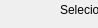
     <widget class="QWidget" name="page_10">
      <property name="geometry">
       <rect>
        <x>0</x>
        <y>0</y>
        <width>98</width>
        <height>28</height>
       </rect>
      </property>
      <attribute name="label">
       <string>PRODUTOR -&gt; PRODUTO</string>
      </attribute>
      <widget class="QPushButton" name="atual_prod_produtor_pushButton">
       <property name="geometry">
        <rect>
         <x>10</x>
         <y>260</y>
         <width>231</width>
         <height>27</height>
        </rect>
       </property>
       <property name="text">
        <string>Atualizar produto</string>
       </property>
      </widget>
      <widget class="QLabel" name="label_40">
       <property name="geometry">
        <rect>
         <x>60</x>
         <y>0</y>
         <width>141</width>
         <height>20</height>
        </rect>
       </property>
       <property name="text">
        <string>Selecionar produtor</string>
       </property>
      </widget>
      <widget class="QLabel" name="label_36">
       <property name="geometry">
        <rect>
         <x>10</x>
         <y>210</y>
         <width>121</width>
         <height>20</height>
        </rect>
       </property>
       <property name="text">
        <string>Inicio da producao</string>
       </property>
      </widget>
      <widget class="QComboBox" name="prod_produtor_comboBox_2">
       <property name="geometry">
        <rect>
         <x>10</x>
         <y>130</y>
         <width>231</width>
         <height>27</height>
        </rect>
       </property>
      </widget>
      <widget class="QDateEdit" name="prod_fim_dateEdit_2">
       <property name="geometry">
        <rect>
         <x>140</x>
         <y>230</y>
         <width>91</width>
         <height>27</height>
        </rect>
       </property>
      </widget>
      <widget class="QLabel" name="label_37">
       <property name="geometry">
        <rect>
         <x>10</x>
         <y>90</y>
         <width>231</width>
         <height>20</height>
        </rect>
       </property>
       <property name="text">
        <string>Atualizar produtos para o produtor</string>
       </property>
      </widget>
      <widget class="QLabel" name="label_18">
       <property name="geometry">
        <rect>
         <x>20</x>
         <y>240</y>
         <width>111</width>
         <height>20</height>
        </rect>
       </property>
       <property name="text">
        <string>Fim da producao</string>
       </property>
      </widget>
      <widget class="QComboBox" name="produtor_comboBox_2">
       <property name="geometry">
        <rect>
         <x>10</x>
         <y>50</y>
         <width>231</width>
         <height>27</height>
        </rect>
       </property>
      </widget>
      <widget class="QPushButton" name="excluir_prod_produtor_pushButton">
       <property name="geometry">
        <rect>
         <x>10</x>
         <y>300</y>
         <width>231</width>
         <height>27</height>
        </rect>
       </property>
       <property name="text">
        <string>Excluir produto</string>
       </property>
      </widget>
      <widget class="QDateEdit" name="prod_inicio_dateEdit_2">
       <property name="geometry">
        <rect>
         <x>140</x>
         <y>200</y>
         <width>91</width>
         <height>27</height>
        </rect>
       </property>
      </widget>
      <widget class="QLabel" name="label_39">
       <property name="geometry">
        <rect>
         <x>90</x>
         <y>110</y>
         <width>66</width>
         <height>17</height>
        </rect>
       </property>
       <property name="text">
        <string>Produto</string>
       </property>
      </widget>
      <widget class="QCheckBox" name="produz_checkBox_2">
       <property name="geometry">
        <rect>
         <x>70</x>
         <y>160</y>
         <width>97</width>
         <height>22</height>
        </rect>
       </property>
       <property name="text">
        <string>Produz?</string>
       </property>
      </widget>
      <widget class="QCheckBox" name="potencial_checkBox_2">
       <property name="geometry">
        <rect>
         <x>50</x>
         <y>180</y>
         <width>131</width>
         <height>22</height>
        </rect>
       </property>
       <property name="text">
        <string>Tem potencial?</string>
       </property>
      </widget>
      <widget class="QLabel" name="label_38">
       <property name="geometry">
        <rect>
         <x>60</x>
         <y>30</y>
         <width>131</width>
         <height>17</height>
        </rect>
       </property>
       <property name="text">
        <string>Nome do produtor</string>
       </property>
      </widget>
     </widget>
